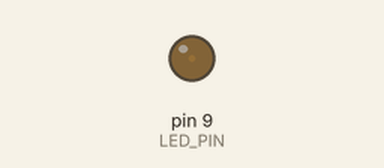
Recording of a sketch running on a simulated Arduino Uno, built with avr-gcc and run on an emulated ATmega328P. On the bench: output pins drawn as LEDs (lit = HIGH).

Above: at 0.05 s.
At 2.55 s:
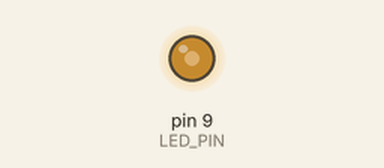
At 3.8 s:
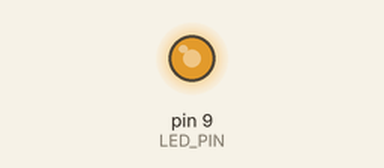
At 5.05 s:
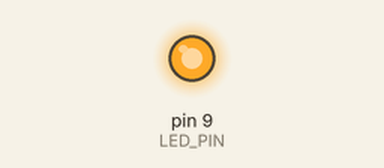
Timing chart, 0 to 6.6 s (numbered marks = the images above):
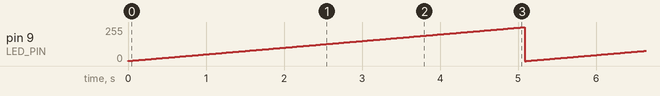

The sketch:

07-fade-led-with-pwm-241009.ino
```cpp
int LED_PIN = 9;
int intensity = 0;

void setup() {
  // put your setup code here, to run once:
  pinMode(LED_PIN, OUTPUT);
}

void loop() {
  // put your main code here, to run repeatedly:
  intensity += 1;
  intensity = intensity % 255;

  analogWrite(LED_PIN, intensity);
  delay(20);
}
```

Measured:
- by itself, pin 9 (LED_PIN): ramps from 0/255 to 254/255 and jumps back, once every 5.1 s
